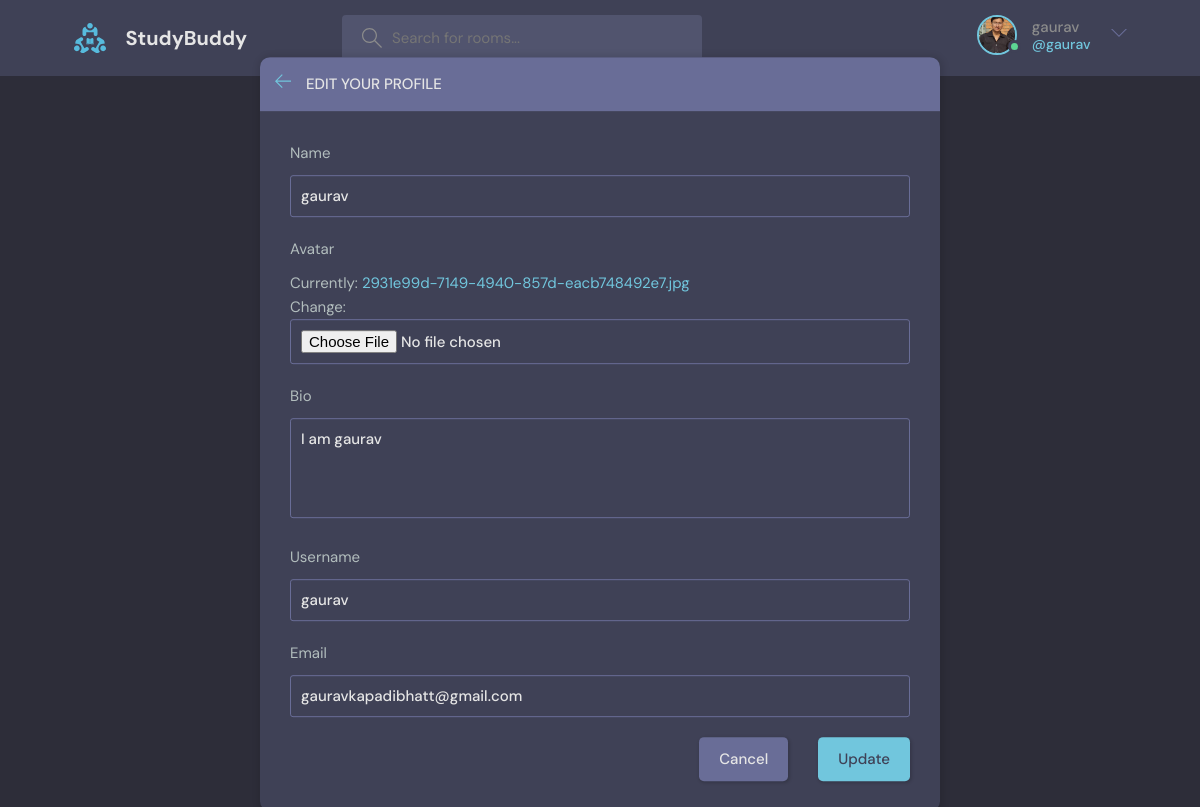
Page /user-user/ (signed in) on the committed database.
### base/models.py (models this page shows)
class User(AbstractUser):
    name = models.CharField(max_length=200,null=True)
    email=models.EmailField(unique=True,null=True)
    bio=models.TextField(null=True)
    avatar=models.ImageField(null=True,default="avatar.svg")
    USERNAME_FIELD='email'
    REQUIRED_FIELDS=[]

### base/views.py (the view)
# urls.py: path('user-user/',views.updateUser,name="update-user"),
@login_required(login_url='login')
def updateUser(request):
    user=request.user
    form = UserForm(instance=user)
    if request.method =='POST':
        form = UserForm(request.POST,request.FILES,instance=user)
        if form.is_valid():
            form.save()
            return redirect('user-profile',pk=user.id)
    return render(request,'base/update-user.html',{'form':form})

### base/forms.py
class UserForm(ModelForm):
    class Meta:
        model = User
        fields = ['name','avatar','bio','username','email']

### base/templates/base/update-user.html (shortened to what this page needs)
{% extends 'main.html' %}
{% block content %}
<main class="update-account layout">
  <div class="container">
    <div class="layout__box">
      <div class="layout__boxHeader">
        <div class="layout__boxTitle">
          <a href="{% url 'Home' %}">
            <svg version="1.1" xmlns="http://www.w3.org/2000/svg" width="32" height="32" viewBox="0 0 32 32">
              <title>arrow-left</title>
              <path
                d="M13.723 2.286l-13.723 13.714 13.719 13.714 1.616-1.611-10.96-10.96h27.625v-2.286h-27.625l10.965-10.965-1.616-1.607z">
              </path>
            </svg>
          </a>
          <h3>Edit your profile</h3>
        </div>
      </div>
      <div class="layout__body">
        <form class="form" action="" method="POST" enctype="multipart/form-data">
          {% for field in form %}
          <div class="form__group">
            <label for="profile_pic">{{field.label}}</label>
            {{field}}
          </div>
          {% endfor %}
          <div class="form__action">
            <a class="btn btn--dark" href="index.html">Cancel</a>
            <button class="btn btn--main" type="submit">Update</button>
          </div>
        </form>
      </div>
    </div>
  </div>
</main>
{% endblock content %}

### templates/navbar.html (shortened to what this page needs)
{% load static %}
<header class="header header--loggedIn">
      <div class="container">
        <a href="{% url 'Home' %}" class="header__logo">
          <img src="{% static 'images/logo.svg' %}" />
          <h1>StudyBuddy</h1>
        </a>
        <form class="header__search" method="GET" action="{% url 'Home'%}">
          <label>
            <input name="q"placeholder="Search for rooms..." />
          </label>
        </form>
        <nav class="header__menu">
        {% if request.user.is_authenticated %}
          <div class="header__user">
            <a href="{% url 'user-profile' user.id %}">
              <div class="avatar avatar--medium active">
                <img src="{{user.avatar.url}}" />
              </div>
              <p>{{request.user.username}}<span>@{{request.user.username}}</span></p>
            </a>
            <button class="dropdown-button">
              <svg version="1.1" xmlns="http://www.w3.org/2000/svg" width="32" height="32" viewBox="0 0 32 32">
                <title>chevron-down</title>
                <path d="M16 21l-13-13h-3l16 16 16-16h-3l-13 13z"></path>
              </svg>
            </button>
          </div>
          {% else %}
          <a href="{%url 'loginPage'%}">
            <img src="{% static 'images/avatar.svg'%}" />
            <p>Login</p>
          </a>
        {% endif %}
        </nav>
      </div>
    </header>

### rows in the picture
User: avatar (picture), user.username "gaurav", form "gaurav" "I am gaurav" "gaurav" "gauravkapadibhatt@gmail.com"

### other values in the picture
{{ field.label }} "Name" "Avatar" "Bio" "Username" "Email"
